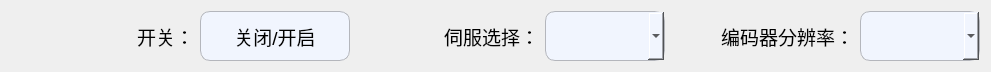
    <widget class="QWidget" name="layoutWidget">
     <property name="geometry">
      <rect>
       <x>0</x>
       <y>10</y>
       <width>991</width>
       <height>52</height>
      </rect>
     </property>
     <layout class="QHBoxLayout" name="horizontalLayout">
      <item>
       <widget class="QLabel" name="label_73">
        <property name="font">
         <font>
          <pointsize>14</pointsize>
         </font>
        </property>
        <property name="text">
         <string>开关：</string>
        </property>
        <property name="alignment">
         <set>Qt::AlignRight|Qt::AlignTrailing|Qt::AlignVCenter</set>
        </property>
       </widget>
      </item>
      <item>
       <widget class="QPushButton" name="Btn_On_Off">
        <property name="minimumSize">
         <size>
          <width>150</width>
          <height>50</height>
         </size>
        </property>
        <property name="maximumSize">
         <size>
          <width>150</width>
          <height>50</height>
         </size>
        </property>
        <property name="font">
         <font>
          <pointsize>14</pointsize>
         </font>
        </property>
        <property name="styleSheet">
         <string notr="true">QPushButton
{
    background-color:#F1F5FE;
    border-style:solid; /*边框风格*/
    border-width:1px;/*边框宽度*/
    border-color:#B4B6BC; /*边框颜色*/
    border-radius:10px; /*边框倒角*/
}
QPushButton:pressed
{
    border-style:outset; /*边框风格*/
    background-color:qlineargradient(x1: 0, y1: 0, x2: 0, y2: 1, stop:0 #00befa, stop: 1 #0160ea);/*背景色*/
    border-width:1px;/*边框宽度*/
    border-color:#0055ff; /*边框颜色*/
    border-radius:10px; /*边框倒角*/
}</string>
        </property>
        <property name="text">
         <string>关闭/开启</string>
        </property>
        <property name="iconSize">
         <size>
          <width>50</width>
          <height>50</height>
         </size>
        </property>
       </widget>
      </item>
      <item>
       <widget class="QLabel" name="label_74">
        <property name="font">
         <font>
          <pointsize>14</pointsize>
         </font>
        </property>
        <property name="text">
         <string>伺服选择：</string>
        </property>
        <property name="alignment">
         <set>Qt::AlignRight|Qt::AlignTrailing|Qt::AlignVCenter</set>
        </property>
       </widget>
      </item>
      <item>
       <widget class="QComboBox" name="comboBox_servoSel">
        <property name="minimumSize">
         <size>
          <width>120</width>
          <height>50</height>
         </size>
        </property>
        <property name="maximumSize">
         <size>
          <width>120</width>
          <height>50</height>
         </size>
        </property>
        <property name="font">
         <font>
          <pointsize>14</pointsize>
         </font>
        </property>
        <property name="styleSheet">
         <string notr="true">background-color:#F1F5FE;
border-style:solid; /*边框风格*/
border-width:1px;/*边框宽度*/
border-color:#B4B6BC; /*边框颜色*/
border-radius:10px; /*边框倒角*/</string>
        </property>
       </widget>
      </item>
      <item>
       <widget class="QLabel" name="label_75">
        <property name="font">
         <font>
          <pointsize>14</pointsize>
         </font>
        </property>
        <property name="text">
         <string>编码器分辨率：</string>
        </property>
        <property name="alignment">
         <set>Qt::AlignRight|Qt::AlignTrailing|Qt::AlignVCenter</set>
        </property>
       </widget>
      </item>
      <item>
       <widget class="QComboBox" name="comboBox_encoder">
        <property name="minimumSize">
         <size>
          <width>120</width>
          <height>50</height>
         </size>
        </property>
        <property name="maximumSize">
         <size>
          <width>120</width>
          <height>50</height>
         </size>
        </property>
        <property name="font">
         <font>
          <pointsize>14</pointsize>
         </font>
        </property>
        <property name="styleSheet">
         <string notr="true">background-color:#F1F5FE;
border-style:solid; /*边框风格*/
border-width:1px;/*边框宽度*/
border-color:#B4B6BC; /*边框颜色*/
border-radius:10px; /*边框倒角*/</string>
        </property>
       </widget>
      </item>
     </layout>
    </widget>
